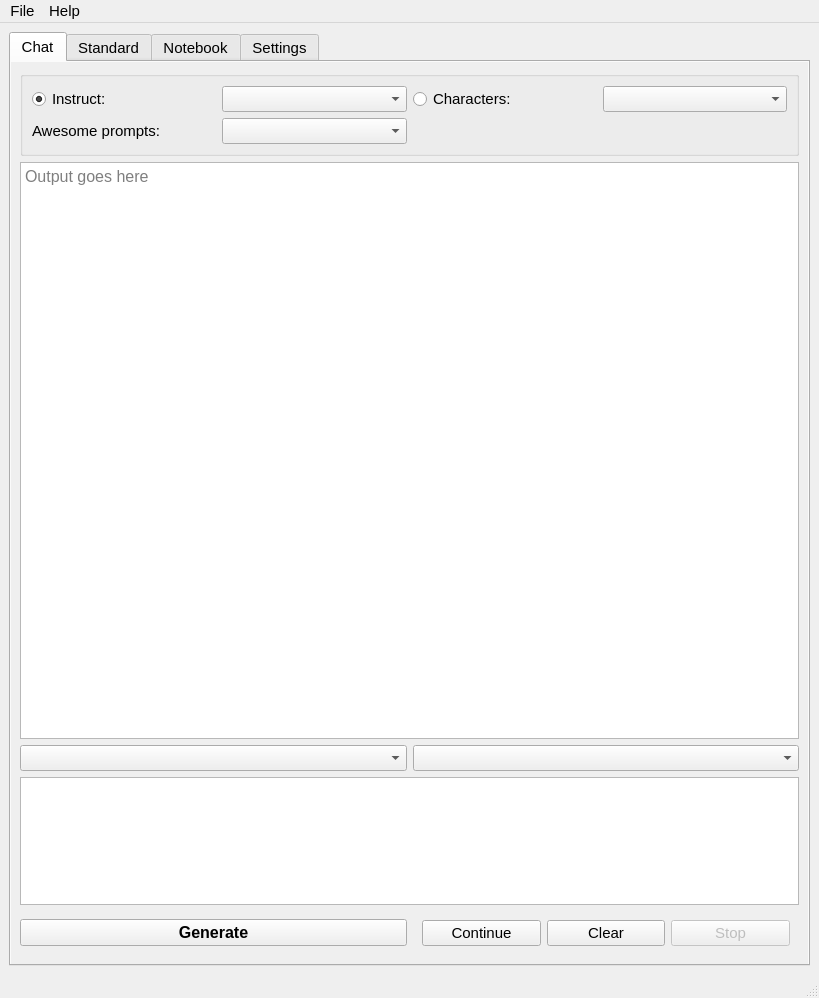
<?xml version="1.0" encoding="UTF-8"?>
<ui version="4.0">
 <class>magi_llm_window</class>
 <widget class="QMainWindow" name="magi_llm_window">
  <property name="geometry">
   <rect>
    <x>0</x>
    <y>0</y>
    <width>819</width>
    <height>998</height>
   </rect>
  </property>
  <property name="font">
   <font>
    <pointsize>11</pointsize>
   </font>
  </property>
  <property name="windowTitle">
   <string>Magi LLM</string>
  </property>
  <widget class="QWidget" name="centralwidget">
   <layout class="QGridLayout" name="gridLayout">
    <item row="0" column="0">
     <widget class="QTabWidget" name="textgenTab">
      <property name="toolTip">
       <string/>
      </property>
      <property name="autoFillBackground">
       <bool>false</bool>
      </property>
      <property name="currentIndex">
       <number>0</number>
      </property>
      <widget class="QWidget" name="chat_textgenTab">
       <property name="autoFillBackground">
        <bool>true</bool>
       </property>
       <attribute name="title">
        <string>Chat</string>
       </attribute>
       <layout class="QGridLayout" name="gridLayout_3">
        <item row="0" column="0" colspan="2">
         <widget class="QGroupBox" name="groupBox_4">
          <property name="title">
           <string/>
          </property>
          <layout class="QGridLayout" name="gridLayout_10">
           <item row="0" column="2">
            <widget class="QComboBox" name="instructPresetComboBox">
             <property name="toolTip">
              <string>Select instruct format</string>
             </property>
            </widget>
           </item>
           <item row="0" column="3">
            <widget class="QRadioButton" name="charactersRadioButton">
             <property name="text">
              <string>Characters:</string>
             </property>
            </widget>
           </item>
           <item row="1" column="2">
            <widget class="QComboBox" name="awesomePresetComboBox"/>
           </item>
           <item row="0" column="1">
            <widget class="QRadioButton" name="instructRadioButton">
             <property name="text">
              <string>Instruct:</string>
             </property>
             <property name="checked">
              <bool>true</bool>
             </property>
            </widget>
           </item>
           <item row="0" column="4">
            <widget class="QComboBox" name="characterPresetComboBox">
             <property name="toolTip">
              <string>Select a character</string>
             </property>
            </widget>
           </item>
           <item row="1" column="1">
            <widget class="QLabel" name="label">
             <property name="text">
              <string>Awesome prompts:</string>
             </property>
            </widget>
           </item>
          </layout>
         </widget>
        </item>
        <item row="8" column="0">
         <widget class="QPushButton" name="chatGenerateButton">
          <property name="font">
           <font>
            <pointsize>12</pointsize>
            <italic>false</italic>
            <bold>true</bold>
            <underline>false</underline>
           </font>
          </property>
          <property name="toolTip">
           <string>Send. Control+Enter shortcut</string>
          </property>
          <property name="text">
           <string>Generate</string>
          </property>
          <property name="shortcut">
           <string>Ctrl+Return</string>
          </property>
         </widget>
        </item>
        <item row="4" column="1">
         <widget class="QComboBox" name="chatHistorySessionCombo">
          <property name="placeholderText">
           <string>Chat history</string>
          </property>
         </widget>
        </item>
        <item row="8" column="1">
         <widget class="QFrame" name="frame_6">
          <layout class="QGridLayout" name="gridLayout_11">
           <item row="0" column="1">
            <widget class="QPushButton" name="chatClearButton">
             <property name="toolTip">
              <string>Clear the output</string>
             </property>
             <property name="text">
              <string>Clear</string>
             </property>
            </widget>
           </item>
           <item row="0" column="2">
            <widget class="QPushButton" name="chatStopButton">
             <property name="enabled">
              <bool>false</bool>
             </property>
             <property name="toolTip">
              <string>Stop generation</string>
             </property>
             <property name="text">
              <string>Stop</string>
             </property>
            </widget>
           </item>
           <item row="0" column="0">
            <widget class="QPushButton" name="chatContinueButton">
             <property name="toolTip">
              <string>Continue the last generation</string>
             </property>
             <property name="text">
              <string>Continue</string>
             </property>
            </widget>
           </item>
          </layout>
         </widget>
        </item>
        <item row="4" column="0">
         <widget class="QComboBox" name="chatInputSessionCombo">
          <property name="maxCount">
           <number>128</number>
          </property>
          <property name="placeholderText">
           <string>User input history</string>
          </property>
         </widget>
        </item>
        <item row="6" column="0" colspan="2">
         <widget class="QPlainTextEdit" name="chat_modeTextInput">
          <property name="maximumSize">
           <size>
            <width>16777215</width>
            <height>128</height>
           </size>
          </property>
          <property name="font">
           <font>
            <pointsize>12</pointsize>
           </font>
          </property>
          <property name="plainText">
           <string/>
          </property>
          <property name="placeholderText">
           <string>Type something here</string>
          </property>
         </widget>
        </item>
        <item row="2" column="0" colspan="2">
         <widget class="QTextEdit" name="chat_modeTextHistory">
          <property name="font">
           <font>
            <pointsize>12</pointsize>
           </font>
          </property>
          <property name="readOnly">
           <bool>true</bool>
          </property>
          <property name="placeholderText">
           <string>Output goes here</string>
          </property>
         </widget>
        </item>
       </layout>
      </widget>
      <widget class="QWidget" name="standard_textgenTab">
       <property name="autoFillBackground">
        <bool>true</bool>
       </property>
       <attribute name="title">
        <string>Standard</string>
       </attribute>
       <layout class="QGridLayout" name="gridLayout_6">
        <item row="1" column="0" colspan="2">
         <widget class="QPlainTextEdit" name="defaultTextInput">
          <property name="font">
           <font>
            <pointsize>12</pointsize>
           </font>
          </property>
          <property name="placeholderText">
           <string>Type something here</string>
          </property>
         </widget>
        </item>
        <item row="2" column="0">
         <widget class="QPushButton" name="defaultGenerateButton">
          <property name="font">
           <font>
            <pointsize>12</pointsize>
            <bold>true</bold>
           </font>
          </property>
          <property name="toolTip">
           <string>Send. Control+Enter shortcut</string>
          </property>
          <property name="text">
           <string>Generate</string>
          </property>
          <property name="shortcut">
           <string>Ctrl+Return</string>
          </property>
         </widget>
        </item>
        <item row="2" column="1">
         <widget class="QFrame" name="frame_7">
          <layout class="QGridLayout" name="gridLayout_12">
           <item row="0" column="0">
            <widget class="QPushButton" name="defaultContinueButton">
             <property name="toolTip">
              <string>Continue the last generation</string>
             </property>
             <property name="text">
              <string>Continue</string>
             </property>
            </widget>
           </item>
           <item row="0" column="1">
            <widget class="QPushButton" name="defaultClearButton">
             <property name="toolTip">
              <string>Clear the output</string>
             </property>
             <property name="text">
              <string>Clear</string>
             </property>
            </widget>
           </item>
           <item row="0" column="2">
            <widget class="QPushButton" name="defaultStopButton">
             <property name="enabled">
              <bool>false</bool>
             </property>
             <property name="toolTip">
              <string>Stop generation</string>
             </property>
             <property name="text">
              <string>Stop</string>
             </property>
            </widget>
           </item>
          </layout>
         </widget>
        </item>
        <item row="0" column="0" colspan="2">
         <widget class="QTextEdit" name="default_modeTextHistory">
          <property name="font">
           <font>
            <pointsize>12</pointsize>
           </font>
          </property>
          <property name="readOnly">
           <bool>true</bool>
          </property>
          <property name="placeholderText">
           <string>Output appears here</string>
          </property>
         </widget>
        </item>
       </layout>
      </widget>
      <widget class="QWidget" name="notebook_textgenTab">
       <property name="autoFillBackground">
        <bool>true</bool>
       </property>
       <attribute name="title">
        <string>Notebook</string>
       </attribute>
       <layout class="QGridLayout" name="gridLayout_2">
        <item row="1" column="0">
         <widget class="QPushButton" name="notebookGenerateButton">
          <property name="font">
           <font>
            <pointsize>12</pointsize>
            <bold>true</bold>
           </font>
          </property>
          <property name="toolTip">
           <string>Send. Control+Enter shortcut</string>
          </property>
          <property name="text">
           <string>Generate</string>
          </property>
          <property name="shortcut">
           <string>Ctrl+Return</string>
          </property>
         </widget>
        </item>
        <item row="1" column="1">
         <widget class="QFrame" name="frame_4">
          <layout class="QGridLayout" name="gridLayout_9">
           <item row="0" column="1">
            <widget class="QPushButton" name="notebookClearButton">
             <property name="toolTip">
              <string>Clear the output</string>
             </property>
             <property name="text">
              <string>Clear</string>
             </property>
            </widget>
           </item>
           <item row="0" column="0">
            <widget class="QPushButton" name="notebookContinueButton">
             <property name="toolTip">
              <string>Continue the last generation</string>
             </property>
             <property name="text">
              <string>Continue</string>
             </property>
            </widget>
           </item>
           <item row="0" column="2">
            <widget class="QPushButton" name="notebookStopButton">
             <property name="enabled">
              <bool>false</bool>
             </property>
             <property name="text">
              <string>Stop</string>
             </property>
            </widget>
           </item>
          </layout>
         </widget>
        </item>
        <item row="0" column="0" colspan="2">
         <widget class="QTextEdit" name="notebook_modeTextHistory">
          <property name="font">
           <font>
            <pointsize>12</pointsize>
           </font>
          </property>
          <property name="acceptRichText">
           <bool>false</bool>
          </property>
          <property name="placeholderText">
           <string>Type something here</string>
          </property>
         </widget>
        </item>
       </layout>
      </widget>
      <widget class="QWidget" name="settingsTab">
       <property name="autoFillBackground">
        <bool>true</bool>
       </property>
       <attribute name="title">
        <string>Settings</string>
       </attribute>
       <layout class="QVBoxLayout" name="verticalLayout">
        <item>
         <widget class="QScrollArea" name="scrollArea">
          <property name="widgetResizable">
           <bool>true</bool>
          </property>
          <widget class="QWidget" name="scrollAreaWidgetContents">
           <property name="geometry">
            <rect>
             <x>0</x>
             <y>0</y>
             <width>775</width>
             <height>842</height>
            </rect>
           </property>
           <layout class="QGridLayout" name="gridLayout_4">
            <item row="0" column="0">
             <widget class="QGroupBox" name="groupBox_5">
              <property name="title">
               <string>Backend:</string>
              </property>
              <layout class="QVBoxLayout" name="verticalLayout_3">
               <item>
                <widget class="QRadioButton" name="cppCheck">
                 <property name="toolTip">
                  <string>Use llama.cpp backend</string>
                 </property>
                 <property name="text">
                  <string>llama.cpp</string>
                 </property>
                 <property name="checked">
                  <bool>true</bool>
                 </property>
                </widget>
               </item>
               <item>
                <widget class="QRadioButton" name="exllamaCheck">
                 <property name="toolTip">
                  <string>Use Exllama backend</string>
                 </property>
                 <property name="text">
                  <string>Exllama</string>
                 </property>
                 <property name="checked">
                  <bool>false</bool>
                 </property>
                </widget>
               </item>
               <item>
                <widget class="QRadioButton" name="tsServerCheck">
                 <property name="text">
                  <string>TextSynth</string>
                 </property>
                 <property name="checked">
                  <bool>false</bool>
                 </property>
                </widget>
               </item>
               <item>
                <widget class="QPushButton" name="paramWinShowButton">
                 <property name="toolTip">
                  <string>Open parameter window</string>
                 </property>
                 <property name="text">
                  <string>Parameters</string>
                 </property>
                </widget>
               </item>
              </layout>
             </widget>
            </item>
            <item row="0" column="1">
             <widget class="QGroupBox" name="groupBox_3">
              <property name="title">
               <string>Themes</string>
              </property>
              <layout class="QVBoxLayout" name="verticalLayout_2">
               <item>
                <widget class="QRadioButton" name="themeDarkCheck">
                 <property name="text">
                  <string>Dark</string>
                 </property>
                 <property name="checked">
                  <bool>false</bool>
                 </property>
                </widget>
               </item>
               <item>
                <widget class="QRadioButton" name="themeLightCheck">
                 <property name="text">
                  <string>Light</string>
                 </property>
                </widget>
               </item>
               <item>
                <widget class="QRadioButton" name="themeNativeCheck">
                 <property name="text">
                  <string>Native</string>
                 </property>
                 <property name="checked">
                  <bool>true</bool>
                 </property>
                </widget>
               </item>
              </layout>
             </widget>
            </item>
            <item row="1" column="0" colspan="2">
             <widget class="QGroupBox" name="groupBox_2">
              <property name="title">
               <string>Settings:</string>
              </property>
              <layout class="QGridLayout" name="gridLayout_5">
               <item row="2" column="0">
                <widget class="QLabel" name="label_28">
                 <property name="text">
                  <string>llama.cpp: Model path:</string>
                 </property>
                </widget>
               </item>
               <item row="1" column="0" colspan="2">
                <widget class="Line" name="line">
                 <property name="orientation">
                  <enum>Qt::Horizontal</enum>
                 </property>
                </widget>
               </item>
               <item row="0" column="0">
                <widget class="QCheckBox" name="streamEnabledCheck">
                 <property name="toolTip">
                  <string>Stream responses</string>
                 </property>
                 <property name="text">
                  <string>Stream responses</string>
                 </property>
                 <property name="checked">
                  <bool>true</bool>
                 </property>
                </widget>
               </item>
               <item row="2" column="2">
                <widget class="QToolButton" name="cppModelSelect">
                 <property name="toolTip">
                  <string>Select GGML model</string>
                 </property>
                 <property name="text">
                  <string>...</string>
                 </property>
                 <property name="arrowType">
                  <enum>Qt::NoArrow</enum>
                 </property>
                </widget>
               </item>
               <item row="2" column="1">
                <widget class="QLineEdit" name="cppModelPath">
                 <property name="toolTip">
                  <string>Path to GGML model for llama.cpp</string>
                 </property>
                 <property name="text">
                  <string/>
                 </property>
                </widget>
               </item>
               <item row="3" column="0">
                <widget class="QLabel" name="label_3">
                 <property name="text">
                  <string>Exllama: Model directory:</string>
                 </property>
                </widget>
               </item>
               <item row="3" column="1">
                <widget class="QLineEdit" name="exllamaModelPath">
                 <property name="toolTip">
                  <string>Path to Exllama GPTQ model folder (mode file, tokenizer.json, config.json)</string>
                 </property>
                 <property name="text">
                  <string/>
                 </property>
                </widget>
               </item>
               <item row="3" column="2">
                <widget class="QToolButton" name="exllamaModelSelect">
                 <property name="toolTip">
                  <string>Select Exllama model folder</string>
                 </property>
                 <property name="text">
                  <string>...</string>
                 </property>
                </widget>
               </item>
               <item row="0" column="1">
                <widget class="QCheckBox" name="logChatCheck">
                 <property name="toolTip">
                  <string>Write chat logs to file</string>
                 </property>
                 <property name="text">
                  <string>Log chats</string>
                 </property>
                 <property name="checked">
                  <bool>false</bool>
                 </property>
                </widget>
               </item>
              </layout>
             </widget>
            </item>
            <item row="2" column="0" colspan="2">
             <widget class="QGroupBox" name="groupBox">
              <property name="title">
               <string>Chat prefixes:</string>
              </property>
              <layout class="QGridLayout" name="gridLayout_7">
               <item row="3" column="0">
                <widget class="QCheckBox" name="customResponsePrefixCheck">
                 <property name="text">
                  <string>Response prefix:</string>
                 </property>
                </widget>
               </item>
               <item row="1" column="2">
                <widget class="QLineEdit" name="yourNameLine">
                 <property name="toolTip">
                  <string>User name to be used in Character mode</string>
                 </property>
                 <property name="text">
                  <string>User</string>
                 </property>
                </widget>
               </item>
               <item row="1" column="3">
                <widget class="QLabel" name="label_5">
                 <property name="text">
                  <string>Bot name:</string>
                 </property>
                </widget>
               </item>
               <item row="1" column="0">
                <widget class="QLabel" name="label_4">
                 <property name="text">
                  <string>User name:</string>
                 </property>
                </widget>
               </item>
               <item row="3" column="2">
                <widget class="QLineEdit" name="customResponsePrefix">
                 <property name="toolTip">
                  <string>Prefix to apply to prompts</string>
                 </property>
                 <property name="text">
                  <string>Sure! </string>
                 </property>
                </widget>
               </item>
               <item row="1" column="4">
                <widget class="QLineEdit" name="botNameLine">
                 <property name="text">
                  <string>Assistant</string>
                 </property>
                </widget>
               </item>
              </layout>
             </widget>
            </item>
           </layout>
          </widget>
         </widget>
        </item>
        <item>
         <widget class="QPushButton" name="settingsPathSaveButton">
          <property name="toolTip">
           <string>Save model paths</string>
          </property>
          <property name="text">
           <string>Save settings</string>
          </property>
         </widget>
        </item>
       </layout>
      </widget>
     </widget>
    </item>
   </layout>
  </widget>
  <widget class="QMenuBar" name="llm_menubar">
   <property name="geometry">
    <rect>
     <x>0</x>
     <y>0</y>
     <width>819</width>
     <height>26</height>
    </rect>
   </property>
   <widget class="QMenu" name="menuFile">
    <property name="title">
     <string>File</string>
    </property>
    <addaction name="actionSettings"/>
    <addaction name="actionExit"/>
   </widget>
   <widget class="QMenu" name="menuHelp">
    <property name="title">
     <string>Help</string>
    </property>
    <addaction name="actionAbout"/>
   </widget>
   <addaction name="menuFile"/>
   <addaction name="menuHelp"/>
  </widget>
  <widget class="QStatusBar" name="statusbar"/>
  <action name="actionSettings">
   <property name="text">
    <string>Parameters</string>
   </property>
  </action>
  <action name="actionExit">
   <property name="text">
    <string>Exit</string>
   </property>
  </action>
  <action name="actionAbout">
   <property name="text">
    <string>About</string>
   </property>
  </action>
  <action name="actionStop">
   <property name="text">
    <string>Stop</string>
   </property>
  </action>
 </widget>
 <resources/>
 <connections>
  <connection>
   <sender>defaultClearButton</sender>
   <signal>clicked()</signal>
   <receiver>default_modeTextHistory</receiver>
   <slot>clear()</slot>
   <hints>
    <hint type="sourcelabel">
     <x>638</x>
     <y>975</y>
    </hint>
    <hint type="destinationlabel">
     <x>417</x>
     <y>356</y>
    </hint>
   </hints>
  </connection>
  <connection>
   <sender>notebookClearButton</sender>
   <signal>clicked()</signal>
   <receiver>notebook_modeTextHistory</receiver>
   <slot>clear()</slot>
   <hints>
    <hint type="sourcelabel">
     <x>638</x>
     <y>975</y>
    </hint>
    <hint type="destinationlabel">
     <x>378</x>
     <y>387</y>
    </hint>
   </hints>
  </connection>
 </connections>
</ui>
